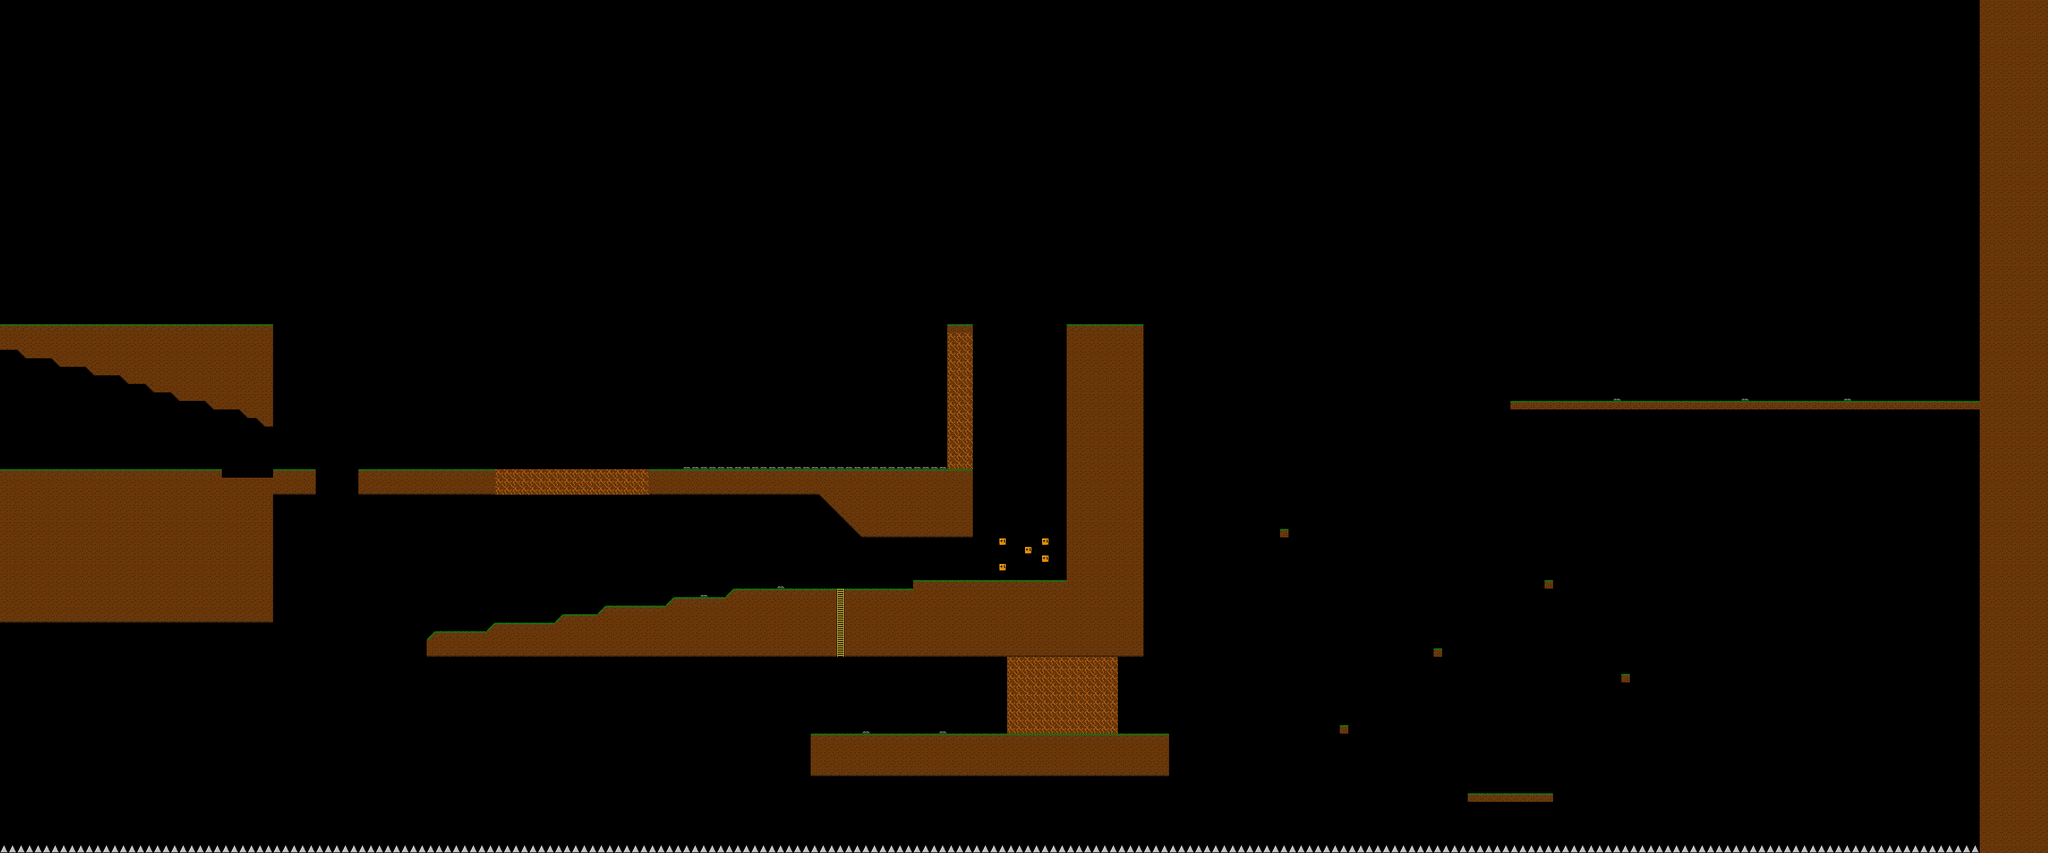

This is a level from a 2D game, rendered from its Tiled map with the project's own tilesets. A one-line summary and the map file follow, with tile-layer data summarised:
An orthogonal 240x100 tile map with 16x16 px tiles, 2 tile layers (Tiles, Ladders) and 23 objects (12x Agent, 6x Bridge, 2x Button, StartPoint, Decoration, ...).

<map version="1.0" orientation="orthogonal" width="240" height="100" tilewidth="16" tileheight="16">
 <properties>
  <property name="bg_art" value="background.png" />
  <property name="bg_music" value="music/silly.mp3" />
  <property name="fg_art" value="hill.png" />
 </properties>
 <tileset firstgid="1" source="tiles.tsx" />
 <layer name="Tiles" width="240" height="100">
  <data>[24000 cells, 3501 non-empty, 9 distinct tile ids]</data>
 </layer>
 <layer name="Ladders" width="240" height="100">
  <data>[24000 cells, 8 non-empty, 1 distinct tile ids]</data>
 </layer>
 <objectgroup name="Objects" width="240" height="100">
  <object name="start" type="StartPoint" x="320" y="816" width="32" height="64" />
  <object name="bridge" type="Bridge" x="416" y="800" width="96" height="96">
   <properties>
    <property name="button_id" value="beginning" />
    <property name="state" value="down" />
   </properties>
  </object>
  <object name="sign post" type="Decoration" x="3584" y="704" width="80" height="48">
   <properties>
    <property name="img" value="winnar.png" />
   </properties>
  </object>
  <object name="victory" type="Victory" x="3584" y="656" width="80" height="96" />
  <object name="monster" type="Agent" x="512" y="432" width="48" height="48">
   <properties>
    <property name="type" value="monster" />
   </properties>
  </object>
  <object name="bridge" type="Bridge" x="512" y="400" width="96" height="96">
   <properties>
    <property name="button_id" value="beginning" />
    <property name="state" value="down" />
   </properties>
  </object>
  <object name="bridge" type="Bridge" x="608" y="400" width="96" height="96">
   <properties>
    <property name="button_id" value="beginning" />
    <property name="state" value="down" />
   </properties>
  </object>
  <object name="monster" type="Agent" x="608" y="432" width="48" height="48">
   <properties>
    <property name="throw_vel_x" value="600" />
    <property name="throw_vel_y" value="1800" />
    <property name="type" value="monster" />
   </properties>
  </object>
  <object name="bridge" type="Bridge" x="800" y="400" width="96" height="96">
   <properties>
    <property name="button_id" value="beginning" />
    <property name="state" value="down" />
   </properties>
  </object>
  <object name="bridge" type="Bridge" x="704" y="400" width="96" height="96">
   <properties>
    <property name="button_id" value="beginning" />
    <property name="state" value="down" />
   </properties>
  </object>
  <object name="monster" type="Agent" x="800" y="432" width="48" height="48">
   <properties>
    <property name="type" value="monster" />
   </properties>
  </object>
  <object name="monster" type="Agent" x="704" y="432" width="48" height="48">
   <properties>
    <property name="type" value="monster" />
   </properties>
  </object>
  <object name="bridge" type="Bridge" x="1616" y="1008" width="96" height="96">
   <properties>
    <property name="button_id" value="bonus" />
    <property name="state" value="up" />
   </properties>
  </object>
  <object name="monster" type="Agent" x="2144" y="1328" width="48" height="48">
   <properties>
    <property name="direction" value="-1" />
    <property name="throw_vel_x" value="600" />
    <property name="throw_vel_y" value="300" />
    <property name="type" value="monster" />
   </properties>
  </object>
  <object name="monster" type="Agent" x="2656" y="1168" width="48" height="48">
   <properties>
    <property name="throw_vel_x" value="600" />
    <property name="throw_vel_y" value="180" />
    <property name="type" value="monster" />
   </properties>
  </object>
  <object name="monster" type="Agent" x="3008" y="1216" width="48" height="48">
   <properties>
    <property name="direction" value="-1" />
    <property name="throw_vel_x" value="-500" />
    <property name="throw_vel_y" value="-600" />
    <property name="type" value="monster" />
   </properties>
  </object>
  <object name="monster" type="Agent" x="2752" y="1440" width="48" height="48">
   <properties>
    <property name="throw_vel_x" value="-600" />
    <property name="throw_vel_y" value="600" />
    <property name="type" value="monster" />
   </properties>
  </object>
  <object name="monster" type="Agent" x="2496" y="1312" width="48" height="48">
   <properties>
    <property name="throw_vel_x" value="600" />
    <property name="throw_vel_y" value="700" />
    <property name="type" value="monster" />
   </properties>
  </object>
  <object name="monster" type="Agent" x="2880" y="1040" width="48" height="48">
   <properties>
    <property name="throw_vel_x" value="-500" />
    <property name="throw_vel_y" value="500" />
    <property name="type" value="monster" />
   </properties>
  </object>
  <object name="monster" type="Agent" x="2384" y="944" width="48" height="48">
   <properties>
    <property name="throw_vel_x" value="600" />
    <property name="throw_vel_y" value="700" />
    <property name="type" value="monster" />
   </properties>
  </object>
  <object name="monster" type="Agent" x="1488" y="1056" width="48" height="48">
   <properties>
    <property name="direction" value="-1" />
    <property name="throw_vel_x" value="-1200" />
    <property name="throw_vel_y" value="300" />
    <property name="type" value="monster" />
   </properties>
  </object>
  <object type="Button" x="512" y="864" width="16" height="16">
   <properties>
    <property name="button_id" value="beginning" />
    <property name="delay" value="999999" />
   </properties>
  </object>
  <object type="Button" x="1984" y="1072" width="16" height="16">
   <properties>
    <property name="button_id" value="bonus" />
   </properties>
  </object>
 </objectgroup>
 <objectgroup name="PlayerLayer" width="240" height="100" />
</map>
